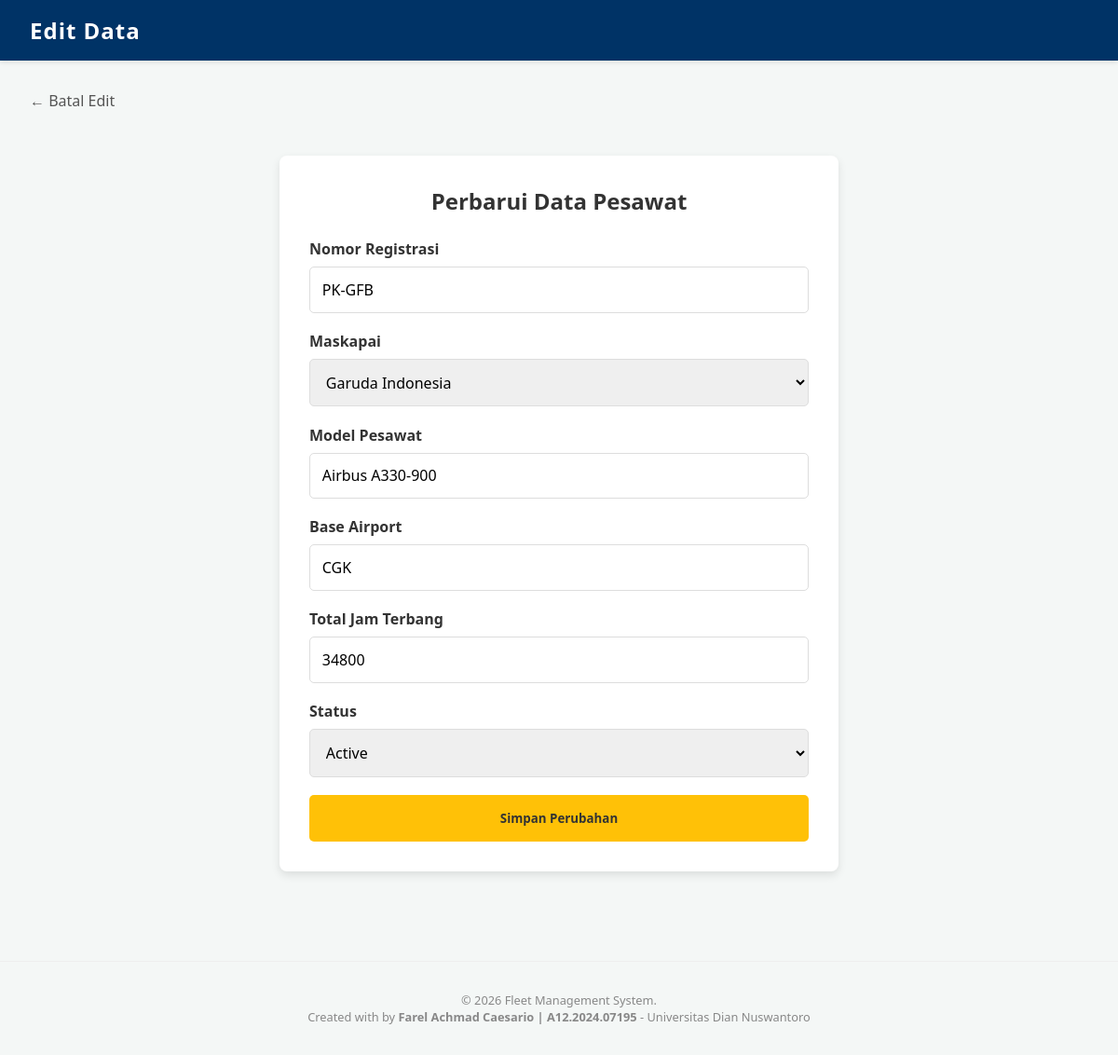
The app's page /edit.php?id=9 (signed in) with its own data.
### tables this page shows
CREATE TABLE `pesawat` (
  `id_pesawat` int(11) NOT NULL,
  `registrasi` varchar(50) NOT NULL,
  `serial_number` varchar(50) NOT NULL,
  `model` varchar(50) NOT NULL,
  `maskapai` varchar(50) NOT NULL,
  `status_pesawat` enum('Active','Maintenance',' Grounded','Retired') DEFAULT 'Active',
  `total_jam_terbang` int(11) DEFAULT 0,
  `tgl_operasional` date NOT NULL,
  `base_airport` varchar(5) NOT NULL,
  `created_at` timestamp NOT NULL DEFAULT current_timestamp(),
  `update_at` timestamp NOT NULL DEFAULT current_timestamp() ON UPDATE current_timestamp()
);

### edit.php (the view, shortened to what this page needs)
<?php
require_once 'koneksi.php';
$id = $_GET['id'];
$query = "SELECT * FROM pesawat WHERE id_pesawat = $id";
$result = mysqli_query($koneksi, $query);
$data = mysqli_fetch_assoc($result);
?>
<!DOCTYPE html>
<html lang="id">
<head>
    <link rel="stylesheet" href="aset/style.css">
</head>
<body>
    <header><div class="logo">Edit Data</div></header>
    <main>
        <a href="index.php" style="display:inline-block; margin-bottom:1rem; text-decoration:none; color:#555;">← Batal Edit</a>
        <div class="form-container">
            <h2 style="text-align: center; margin-bottom: 1.5rem;">Perbarui Data Pesawat</h2>
            <form action="proses_edit.php" method="POST">
                <div class="form-group">
                    <label>Nomor Registrasi</label>
                    <input type="text" name="registrasi" value="<?= $data['registrasi'] ?>" required>
                </div>
                <div class="form-group">
                    <label>Maskapai</label>
                    <select name="maskapai" required>
                        <option value="Garuda Indonesia" <?= ($data['maskapai'] == 'Garuda Indonesia') ? 'selected' : '' ?>>Garuda Indonesia</option>
                    </select>
                </div>
                <div class="form-group">
                    <label>Model Pesawat</label>
                    <input type="text" name="model" value="<?= $data['model'] ?>" required>
                </div>
                <div class="form-group">
                    <label>Base Airport</label>
                    <input type="text" name="base_airport" value="<?= $data['base_airport'] ?>" required maxlength="3" style="text-transform: uppercase;">
                </div>
                <div class="form-group">
                    <label>Total Jam Terbang</label>
                    <input type="number" name="total_jam_terbang" value="<?= $data['total_jam_terbang'] ?>">
                </div>
                <div class="form-group">
                    <label>Status</label>
                    <select name="status_pesawat">
                        <option value="Active" <?= ($data['status_pesawat'] == 'Active') ? 'selected' : '' ?>>Active</option>
                    </select>
                </div>
                <button type="submit" class="btn-submit" name="update">Simpan Perubahan</button>
            </form>
        </div>
    </main>
        <footer style="text-align: center; padding: 2rem; color: #888; font-size: 0.8rem; margin-top: 2rem; border-top: 1px solid #eee;">
        <p>&copy; <?= date('Y') ?> Fleet Management System.</p>
        <p>Created with by <strong>Farel Achmad Caesario | A12.2024.07195</strong> - Universitas Dian Nuswantoro</p>
    </footer>
</body>
</html>

### aset/style.css (style rules this page uses)
* { margin: 0; padding: 0; box-sizing: border-box; font-family: "Segoe UI", sans-serif; }
body { background-color: #f4f7f6; color: #333; }
header { background: #003366; color: white; padding: 1rem 2rem; display: flex; justify-content: space-between; align-items: center; box-shadow: 0 2px 5px rgba(0, 0, 0, 0.1); }
.logo { font-size: 1.5rem; font-weight: bold; letter-spacing: 1px; }
main { padding: 2rem; max-width: 1200px; margin: 0 auto; }

### edit.php (style rules this page uses)
.form-container { background: white; max-width: 600px; margin: 2rem auto; padding: 2rem; border-radius: 8px; box-shadow: 0 4px 10px rgba(0,0,0,0.1); }
.form-group { margin-bottom: 1.2rem; }
label { display: block; margin-bottom: 0.5rem; font-weight: bold; }
input, select { width: 100%; padding: 0.8rem; border: 1px solid #ddd; border-radius: 5px; font-size: 1rem; }
.btn-submit { background: #ffc107; color: #333; border: none; padding: 1rem; width: 100%; border-radius: 5px; font-weight: bold; cursor: pointer; }

### records on screen
pesawat: registrasi "PK-GFB", maskapai "Garuda Indonesia", model "Airbus A330-900", base_airport "CGK", total_jam_terbang "34800", status_pesawat "Active"
